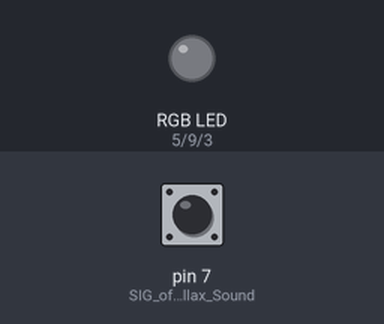
Bench run of a sketch on a simulated Arduino Uno, built with avr-gcc and run on an emulated ATmega328P. On the bench: an RGB LED mixed from three pins (HIGH = lit). The test bench sets the inputs (shaded band); at power-on: pin 7 (SIG_of_the_Parallax_Sound) LOW. Dim RGB values are drawn brighter than linear; random numbers use the default seed unless the sketch sets one.

Above: at 1.2 s.
1.3 s: pin 7 (SIG_of_the_Parallax_Sound) driven HIGH
At 1.75 s:
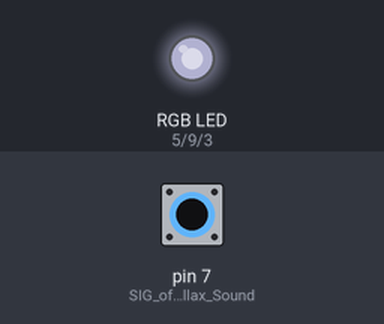
At 2.35 s:
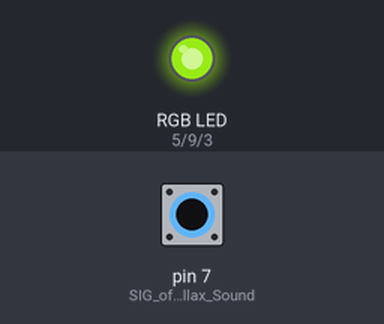
4.3 s: pin 7 (SIG_of_the_Parallax_Sound) pulsed LOW 5 times (0.12 s each, 0.3 s apart)
At 4.75 s:
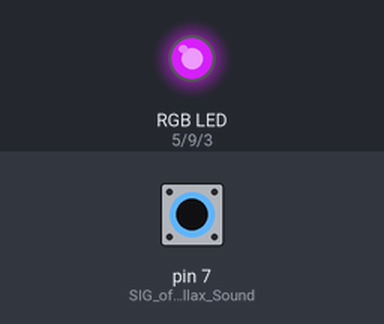
Timing chart, 0 to 5.9 s (numbered marks = the images above; inputs shaded):
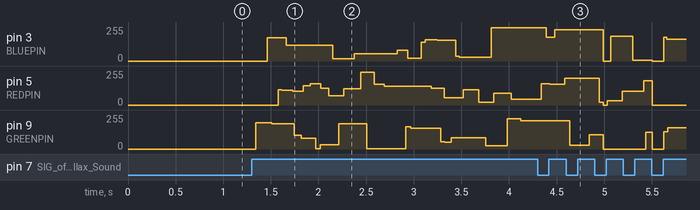

Measured:
- after the input at 1.3 s, pin 3 (BLUEPIN): 0/255 → 175/255 after 0.16 s, → 120/255 0.20 s later, → 18/255 0.49 s later, → 56/255 0.23 s later, … (12 changes in this stretch)

The sketch:

mainMic.ino
```cpp
#define REDPIN 5
#define GREENPIN 9
#define BLUEPIN 3

int redNow;
int blueNow;
int greenNow;
int redNew;
int blueNew;
int greenNew;

void setup()
{
  pinMode(7, INPUT); //SIG of the Parallax Sound Impact Sensor connected to Digital Pin 7
  pinMode(REDPIN, OUTPUT);
  pinMode(GREENPIN, OUTPUT);
  pinMode(BLUEPIN, OUTPUT);

  redNow = random(255);
  blueNow = random(255);
  greenNow = random(255);
  redNew = redNow;
  blueNew = blueNow;
  greenNew = greenNow;
}

#define fade(x,y) if (x>y) x--; else if (x<y) x++;

void loop()
{
  boolean soundstate = digitalRead(7);
  if (soundstate == 1) {
    analogWrite(BLUEPIN, blueNow);
    analogWrite(REDPIN, redNow);
    analogWrite(GREENPIN, greenNow);
    redNew = random(255);
    blueNew = random(255);
    greenNew = random(255);

    // fade to new colors
    while ((redNow != redNew) || (blueNow != blueNew) || (greenNow != greenNew))
    {
      fade(redNow, redNew)
      fade(blueNow, blueNew)
      fade(greenNow, greenNew)
      analogWrite(BLUEPIN, blueNow);
      analogWrite(REDPIN, redNow);
      analogWrite(GREENPIN, greenNow);
      delay(1);
    }
  }
  else {
    analogWrite(REDPIN, 0);
    analogWrite(GREENPIN, 0);
    analogWrite(BLUEPIN, 0);
  }
}
```
